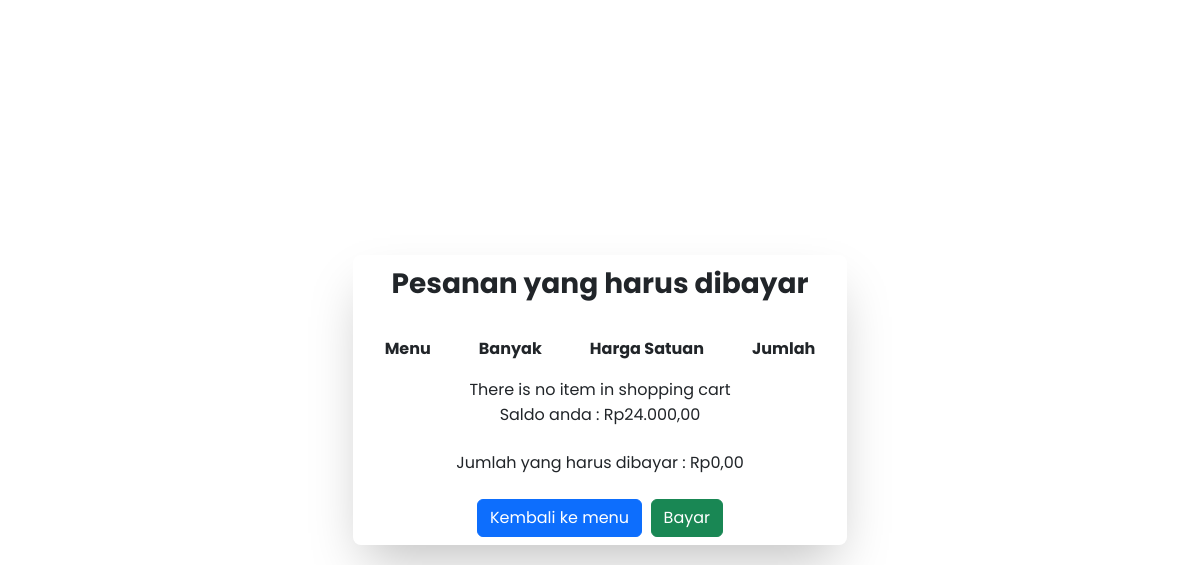
Before: /src/menu_cart.php (signed in) with the older database file.
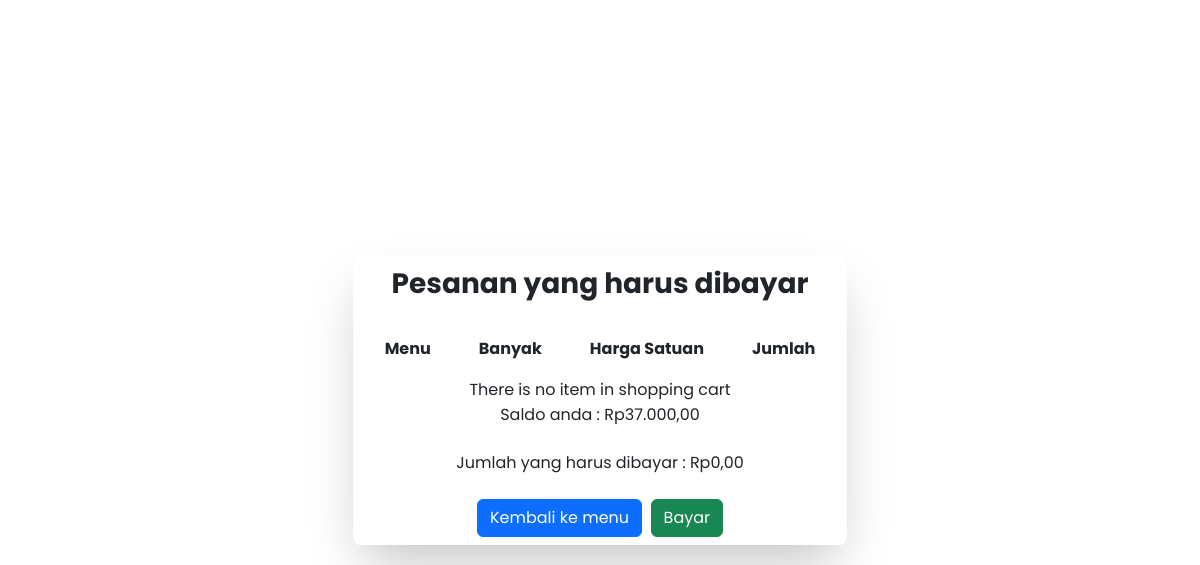
After: the same page with the newer database file.
### tables this page shows
CREATE TABLE `user` (
  `username` varchar(255) NOT NULL,
  `password` varchar(255) NOT NULL,
  `nama` varchar(255) NOT NULL,
  `email` varchar(255) NOT NULL,
  `no_telepon` bigint(12) NOT NULL,
  `saldo` bigint(100) NOT NULL
);

### src/menu_cart.php (the view, shortened to what this page needs)
<?php
require_once('dbLogin.php');
function rupiah($angka)
{
    $hasil_rupiah = "Rp" . number_format($angka, 2, ',', '.');
    return $hasil_rupiah;
}
?>
<!DOCTYPE html>
<html lang="en">
<head>
    <script src="https://cdn.tailwindcss.com"></script>
    <link href="https://cdn.jsdelivr.net/npm/bootstrap@5.2.1/dist/css/bootstrap.min.css" rel="stylesheet">
</head>
<body>
    <div class="d-flex">
        <div class=" d-flex justify-content-center align-items-center h-screen w-screen">
            <div>
                <div class="overflow-x-auto relative shadow-2xl sm:rounded-lg p-2">
                    <p class="fw-bold fs-3 text-center mb-3">Pesanan yang harus dibayar</p>
                    <table class="w-full text-md text-left">
                        <thead>
                            <tr>
                                <th scope="col" class="py-3 px-6">Menu</th>
                                <th scope="col" class="py-3 px-6">Banyak</th>
                                <th scope="col" class="py-3 px-6">Harga Satuan</th>
                                <th scope="col" class="py-3 px-6">Jumlah</th>
                            </tr>
                        </thead>
                        <tbody>
                            <?php
                            $q1 = "SELECT saldo FROM user WHERE username = '" . $_SESSION['session_username'] . "'";
                            $result_q1 = $db->Query($q1);
                            while ($row = $result_q1->fetch_object()) {
                                $saldo = $row->saldo;
                            }
                            $jumlah = 0;
                            $jumlah_harga = 0;
                            if (is_array($_SESSION['cart'])) {
                                foreach ($_SESSION['cart'] as $id => $banyak) {
                                    $query = " SELECT * FROM menu WHERE id_menu='" . $id . "'";
                                    $result = $db->query($query);
                                    if (!$result) {
                                        die("Could not query the database: <br>" . $db->error . "<br>Query: " . $query);
                                    }
                                    while ($row = $result->fetch_object()) {
                                        echo '<tr>';
                                        echo '<td class="py-4 px-6">' . $row->nama_menu . '</td>';
                                        echo '<td class="py-4 px-6">' . $banyak . '</td>';
                                        $harga = $row->harga;
                                        echo '<td class="py-4 px-6">' . $harga . '</td>';
                                        echo '<td class="py-4 px-6">' . $harga * $banyak . '</td></tr>';
                                        $jumlah_harga = $jumlah_harga + ($row->harga * $banyak);
                                        $jumlah = $jumlah + $banyak;
                                    }
                                }
                                $result->free();
                                $db->close();
                            } else {
                                echo '<tr><td colspan="6" align="center">There is no item in shopping cart</td></tr>';
                            }
                            ?>
                        </tbody>
                    </table>
                    <div class="text-center"><?php echo 'Saldo anda : ' . rupiah($saldo) . '' ?></div><br>
                    <div class="text-center"><?php echo 'Jumlah yang harus dibayar : ' . rupiah($jumlah_harga) . '' ?></div><br>
                    <div class="d-flex justify-content-center item-align-center w-auto h-auto">
                        <a class="btn btn-primary" href="rumah.php">Kembali ke menu</a>&nbsp;&nbsp;
                        <a class="btn btn-success" href="success.php">Bayar</a>
                    </div>
                </div>
            </div>
        </div>
    </div>
</body>
</html>

Changed rows visible on the page:
changed user: saldo "Rp24.000,00" → "Rp37.000,00"
